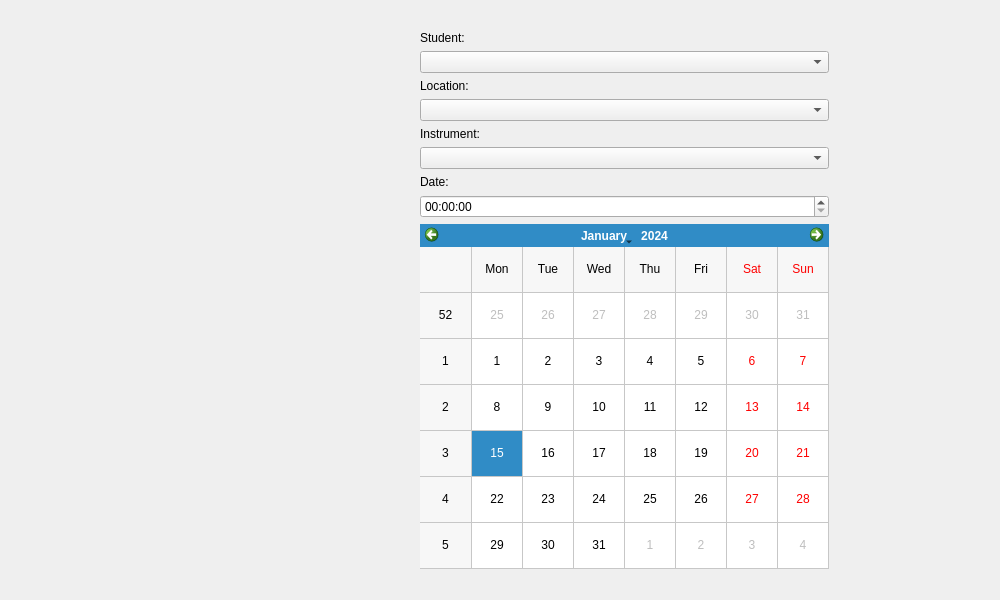
<?xml version="1.0" encoding="UTF-8"?>
<ui version="4.0">
 <class>NewLessonForm</class>
 <widget class="QWidget" name="NewLessonForm">
  <property name="geometry">
   <rect>
    <x>0</x>
    <y>0</y>
    <width>1000</width>
    <height>600</height>
   </rect>
  </property>
  <property name="windowTitle">
   <string>New Lesson</string>
  </property>
  <layout class="QHBoxLayout" name="horizontalLayout" stretch="1,3">
   <item>
    <widget class="QWidget" name="sidebar_frame" native="true">
     <property name="sizePolicy">
      <sizepolicy hsizetype="Preferred" vsizetype="Preferred">
       <horstretch>0</horstretch>
       <verstretch>0</verstretch>
      </sizepolicy>
     </property>
     <layout class="QVBoxLayout" name="sidebar_layout"/>
    </widget>
   </item>
   <item>
    <layout class="QVBoxLayout" name="verticalLayout">
     <property name="leftMargin">
      <number>160</number>
     </property>
     <property name="topMargin">
      <number>20</number>
     </property>
     <property name="rightMargin">
      <number>160</number>
     </property>
     <property name="bottomMargin">
      <number>20</number>
     </property>
     <item>
      <widget class="QLabel" name="label">
       <property name="text">
        <string>Student:</string>
       </property>
      </widget>
     </item>
     <item>
      <widget class="QComboBox" name="comboBox"/>
     </item>
     <item>
      <widget class="QLabel" name="label_2">
       <property name="text">
        <string>Location:</string>
       </property>
      </widget>
     </item>
     <item>
      <widget class="QComboBox" name="comboBox_2"/>
     </item>
     <item>
      <widget class="QLabel" name="label_3">
       <property name="text">
        <string>Instrument:</string>
       </property>
      </widget>
     </item>
     <item>
      <widget class="QComboBox" name="comboBox_3"/>
     </item>
     <item>
      <widget class="QLabel" name="label_4">
       <property name="text">
        <string>Date:</string>
       </property>
      </widget>
     </item>
     <item>
      <widget class="QTimeEdit" name="timeEdit"/>
     </item>
     <item>
      <widget class="QCalendarWidget" name="calendarWidget">
       <property name="gridVisible">
        <bool>true</bool>
       </property>
      </widget>
     </item>
    </layout>
   </item>
  </layout>
 </widget>
 <resources/>
 <connections/>
</ui>
